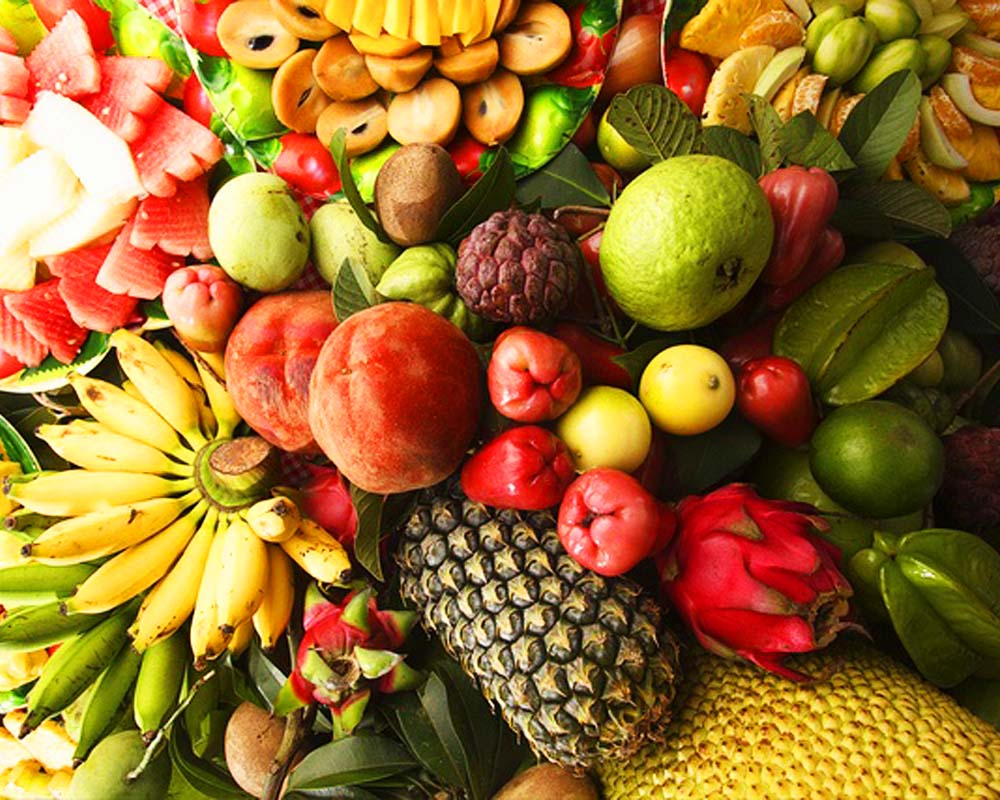
#> input picture fruit.jpg, 1000 x 800 px
$ python task2.py
#> lines starting #> are read from the running program, lines starting #| are printed output that depends on the picture
import matplotlib.pyplot as plt
import matplotlib.image as mpimg
import numpy as np
import scipy.linalg as sp

img=mpimg.imread('fruit.jpg')
#> img is the input picture: shape (800, 1000, 3); mean R, G, B 149.8, 107.2, 44.7
img2=mpimg.imread('fruit.jpg')
[r,g,b] = [img[:,:,i] for i in range(3)]
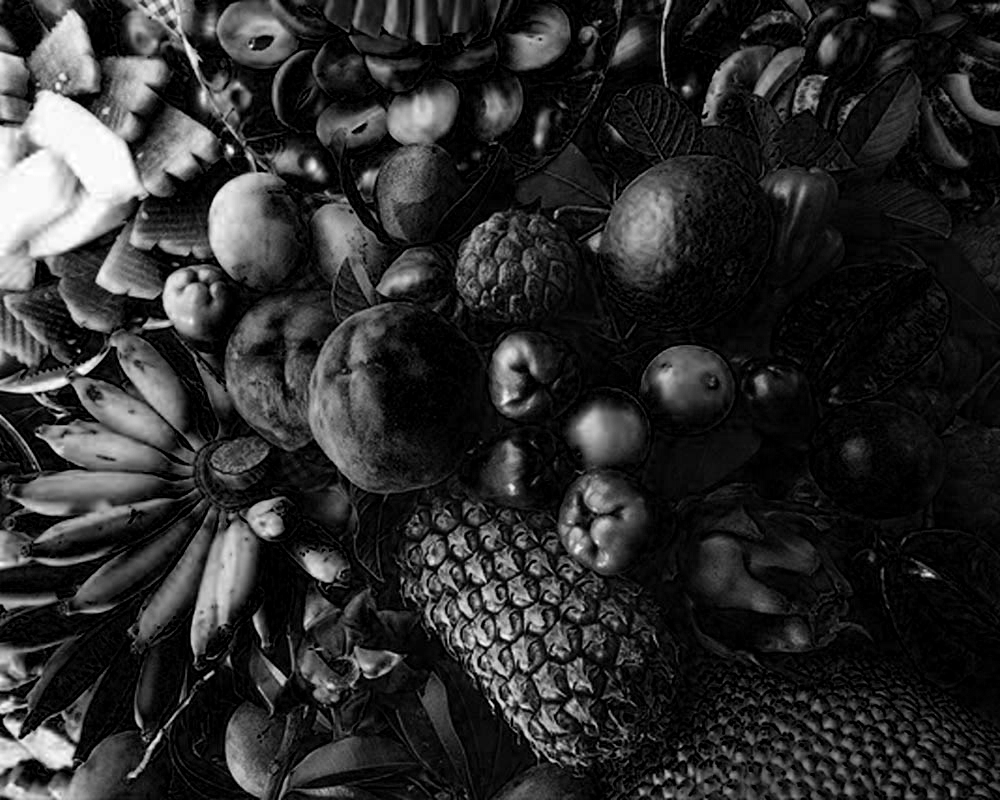
#> b: shape (800, 1000); min 0, max 255, mean 44.7

U_r,s_r,Vh_r = sp.svd(r,False,True,False,True)
#> s_r = 800 values, max 140567.6 at index 0, min 3.54 at index 799, mean 882
U_g,s_g,Vh_g = sp.svd(g,False,True,False,True)
#> s_g = 800 values, max 102956.9 at index 0, min 2.58 at index 799, mean 825.3
U_b,s_b,Vh_b = sp.svd(b,False,True,False,True)
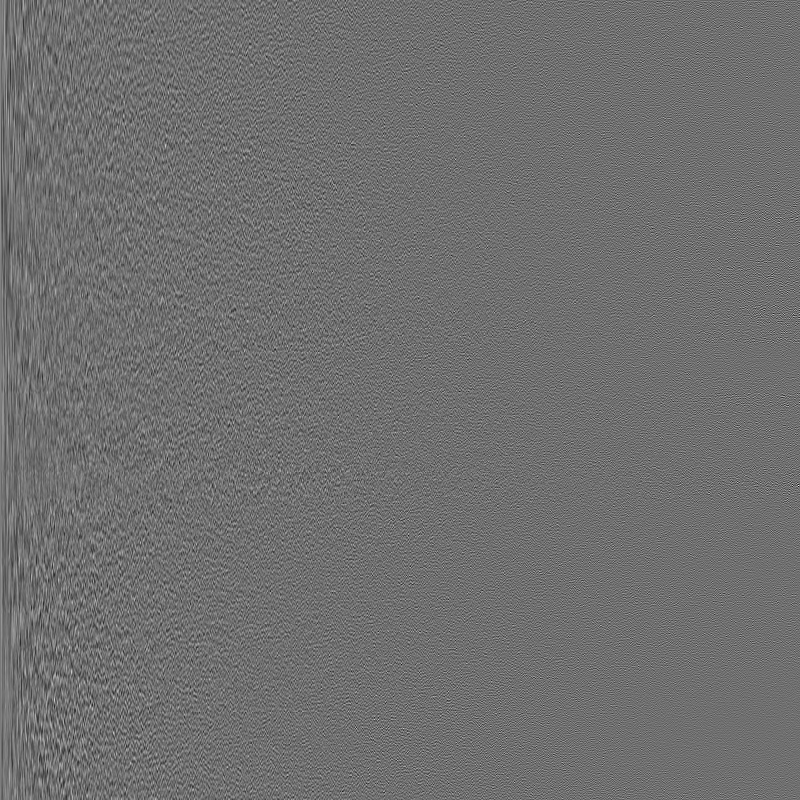
#> U_b: shape (800, 800) float32; min -0.217, max 0.278, mean 7.79e-05; drawn with min black and max white
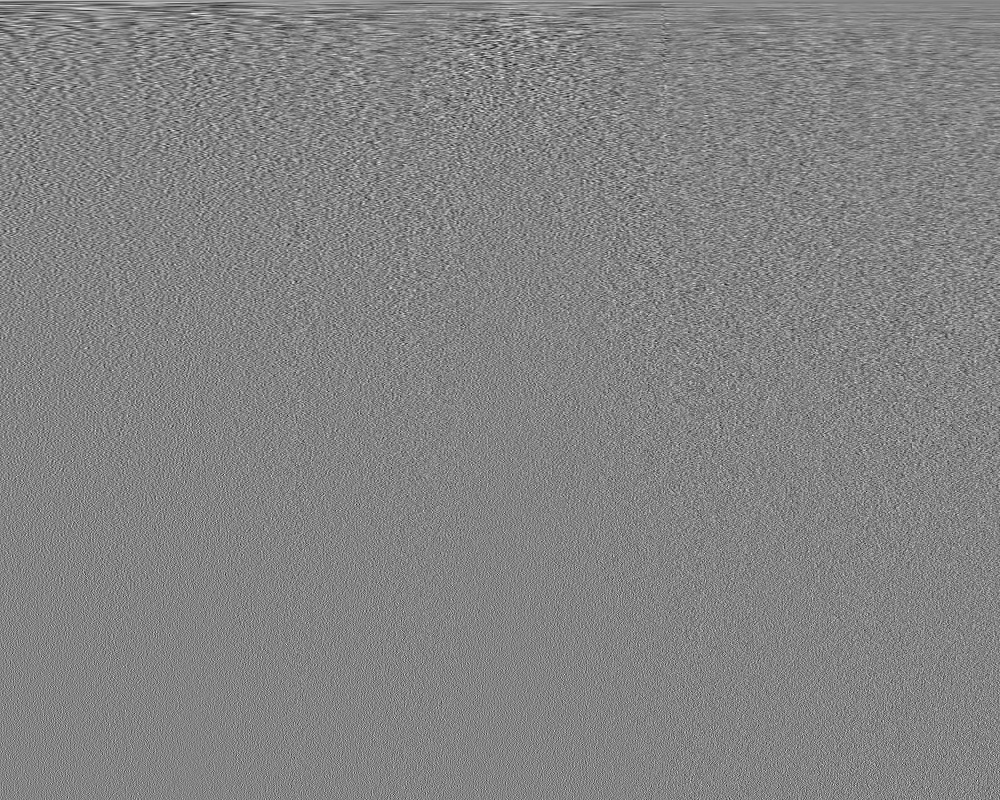
#> Vh_b: shape (800, 1000) float32; min -0.177, max 0.165, mean 8.03e-05; drawn with min black and max white
#> s_b = 800 values, max 49690.1 at index 0, min 4.56 at index 799, mean 603.6

# convert Sigma from vector to diagonal matrix
s_r = np.diag(s_r)
s_g = np.diag(s_g)
s_b = np.diag(s_b)

#print('There are ' + str(len(s_red)) + ' elements in Sigma matrix')
# Compress - Lower resolution picture
s_r_new = np.zeros_like(s_r)
s_g_new = np.zeros_like(s_g)
s_b_new = np.zeros_like(s_b)

# keeping the first 30 none zero elements as Sigma
s_r_new[0:30] = s_r[0:30]
s_g_new[0:30] = s_g[0:30]
s_b_new[0:30] = s_b[0:30]

red_new   = U_r.dot(s_r_new).dot(Vh_r)
green_new = U_g.dot(s_g_new).dot(Vh_g)
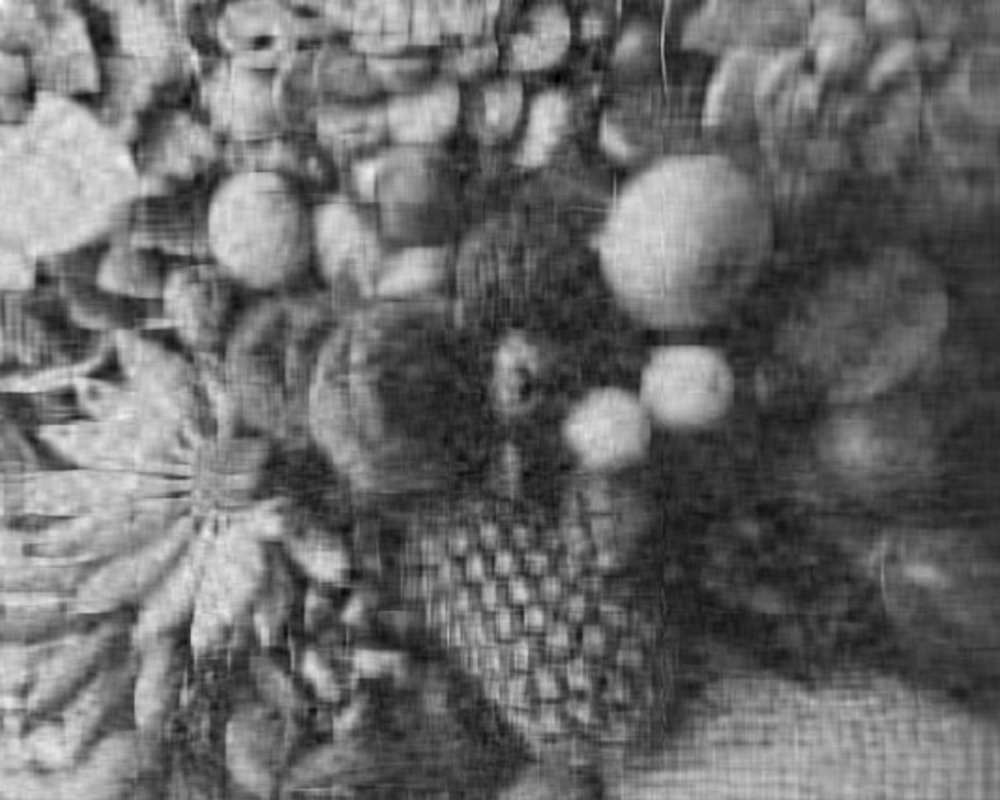
#> green_new: shape (800, 1000) float32; min -55.33, max 331.9, mean 107.2; drawn with min black and max white
blue_new  = U_b.dot(s_b_new).dot(Vh_b)
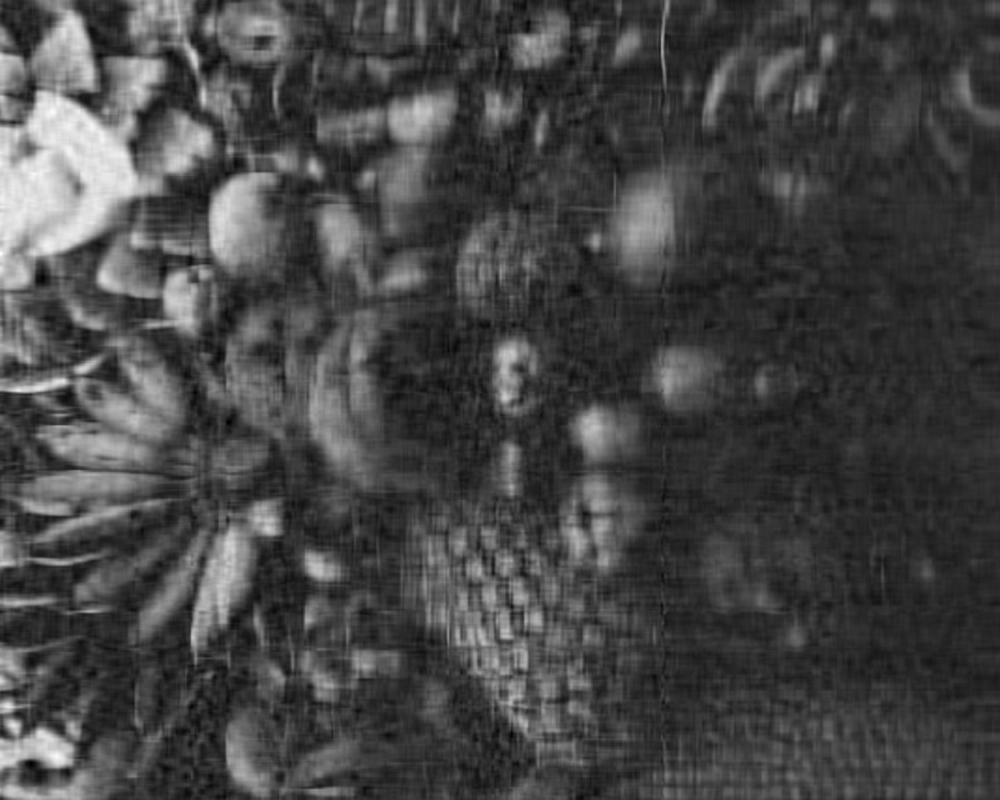
#> blue_new: shape (800, 1000) float32; min -47.7, max 290.3, mean 44.7; drawn with min black and max white

#> (the run stopped early here; a loop or call above may not have finished)

$ run again, with 2BetterResolution.png saved as fruit.jpg
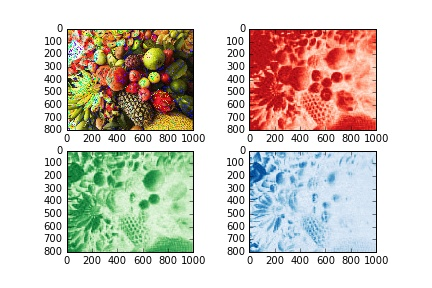
#> input picture 2BetterResolution.png, 432 x 288 px
#> img is the input picture: shape (288, 432, 3); mean R, G, B 211.8, 205.1, 195.5
#> `U_r,s_r,Vh_r = sp.svd(r,False,True,False,True)`: s_r = 288 values, max 76319.7 at index 0, min 0.004 at index 287, mean 714.7
#> `U_g,s_g,Vh_g = sp.svd(g,False,True,False,True)`: s_g = 288 values, max 74556 at index 0, min 0.00401 at index 287, mean 715.2
#> `U_b,s_b,Vh_b = sp.svd(b,False,True,False,True)`:
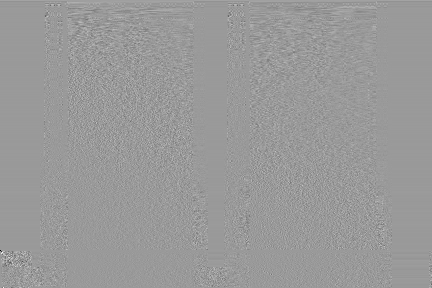
#> Vh_b: shape (288, 432) float32; min -0.993, max 0.652, mean 0.000214; drawn with min black and max white
#> `U_b,s_b,Vh_b = sp.svd(b,False,True,False,True)`: s_b = 288 values, max 72137.1 at index 0, min 0.00249 at index 287, mean 694.5
#> `blue_new  = U_b.dot(s_b_new).dot(Vh_b)`:
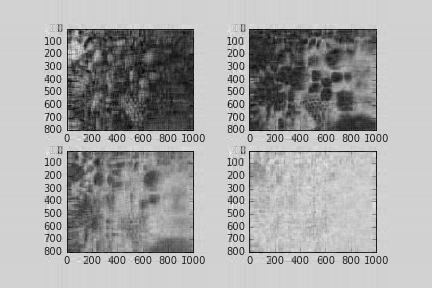
#> blue_new: shape (288, 432) float32; min -40.39, max 318.4, mean 195.5; drawn with min black and max white
